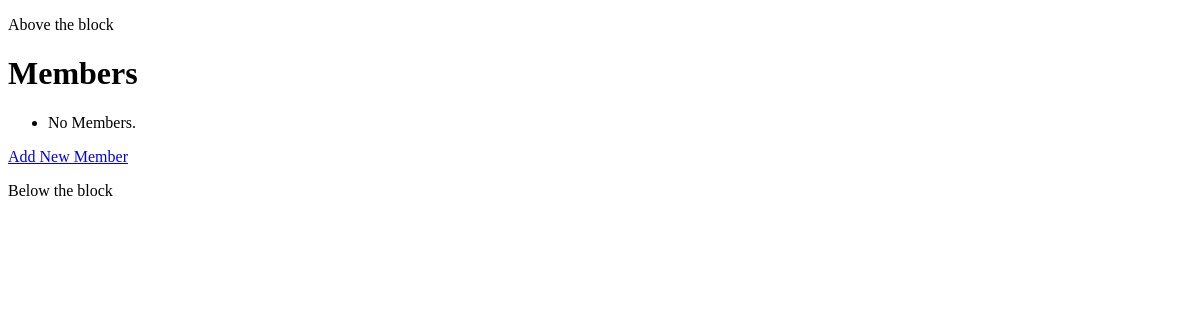
Before: /members/ with the older database file.
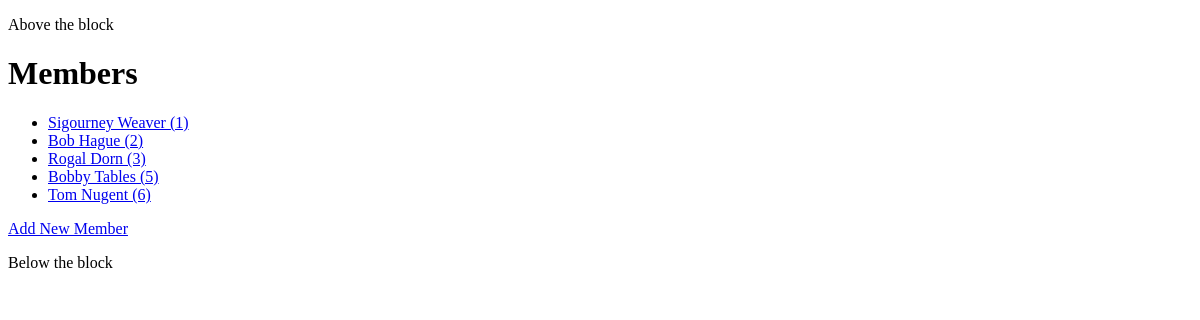
After: the same page with the newer database file.
### Members/models.py (models this page shows)
class Member(models.Model):
    id = models.AutoField(primary_key=True)
    firstName = models.CharField(max_length=200)
    lastName = models.CharField(max_length=200)
    email = models.EmailField()
    def __str__(self):
        return f"{self.firstName} {self.lastName} ({self.id})"

### Members/views.py (the view)
# urls.py: path("", views.index, name="index"),
def index(request):
    return render(request, "Members/index.html", {
        "membersList": Member.objects.all()
        })

### Members/templates/Members/index.html
{% extends "Members/layout.html" %}
{% block body %}
<h1>Members</h1>
<ul>
    {% for member in membersList %}
    <li><a href="{% url 'members:member_detail' member.id %}">{{member}}</a></li>
    {% empty %}
    <li>No Members.</li>
    {% endfor %}
</ul>
<p><a href="{% url 'members:add_member' %}">Add New Member</a></p>
{% endblock %}

Changed rows visible on the page:
added Member: firstName+lastName+id "Sigourney Weaver (1)"
added Member: firstName+lastName+id "Bob Hague (2)"
added Member: firstName+lastName+id "Rogal Dorn (3)"
added Member: firstName+lastName+id "Bobby Tables (5)"
added Member: firstName+lastName+id "Tom Nugent (6)"
Other visible differences:
text no longer shown: "No Members."
